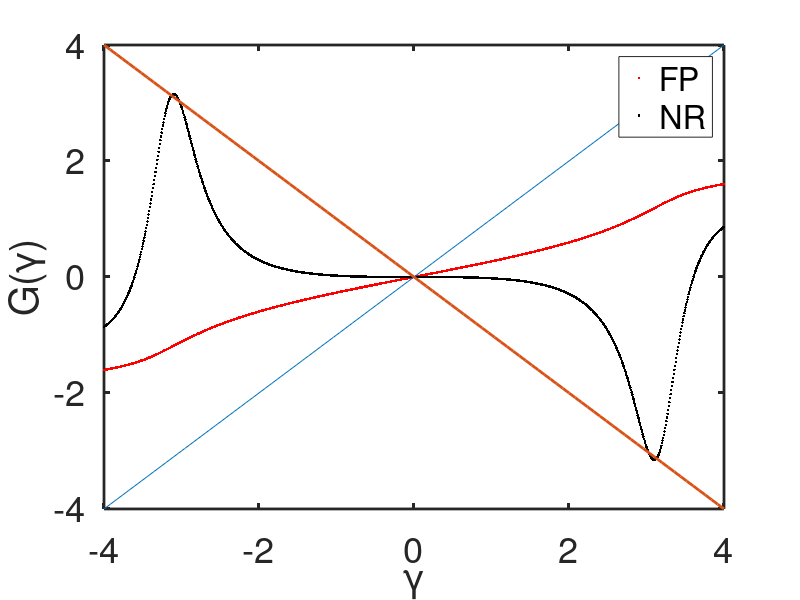

MATLAB code to generate this figure:
%% Experiment 13 - searching for a period doubling example
% As part of a series of counterexamples, I am searching for a period
% doubling bifurcation in the Newton-Raphson iterations of a nonlinear BVP
% using alternating Schwarz and Dirichlet BCs.

% So far no tested functions have displayed any kind of period doubling.
% These include: exponentials, logarithms, polynomials, power functions

%% Implementing test

% Problem parameters
% 2-cycles: 3.6
% 4-cycles: 3.72
% 8-cycles: 3.731
%    Chaos: 3.735
C = 1;  a = 2.45;
F = @(x) C * sin(a*x);
Fp= @(x) C*a*cos(a*x);
P = 1;

% Grid
nx = 1001;
a  =-0.2;
b  = 0.2;
x  = linspace(-1,1,nx)';
h  = x(2) - x(1);
dx = 1./h;
x1 = x(x<=b); b = x1(end);
x2 = x(x>=a); a = x2(1);
l1 = length(x1); l2 = length(x2);

% Diff. mat.
X1 = [ [x1(2:end) ; 0], x1, [0 ; x1(1:end-1)] ];
X2 = [ [x2(2:end) ; 0], x2, [0 ; x2(1:end-1)] ];

I1 = eye(l1);
D1 = ones(l1,1);
D1 = dx^2 * [ D1, -2*D1, D1 ];% - dx/2 * [ -D1, zeros(l1,1), D1 ].*X1;
D1 = spdiags(D1,[-1,0,1],l1,l1);% + spdiags(ones(l1,1),0,l1,l1);
I2 = eye(l2);
D2 = ones(l2,1);
D2 = dx^2 * [ D2, -2*D2, D2 ];% - dx/2 * [ -D2, zeros(l2,1), D2 ].*X2;
D2 = spdiags(D2,[-1,0,1],l2,l2);% + spdiags(ones(l2,1),0,l2,l2);

% BC parameters
a1 = 0; b1 = 1;
a2 = 0; b2 = 1;
c1 = 1; d1 = 1; BCb = [-c1*dx, d1, c1*dx];
c2 = 1; d2 =-1; BCa = [-c2*dx, d2, c2*dx];
BCL= 0;
BCR= 0;

% Jacobian BCs
J1BC = sparse([1,1,1,2,2,2],[1,2,3,l1-2,l1-1,l1],...
    [-3*a1/(2*h) + b1,4*a1/(2*h),-a1/(2*h),c1/(2*h),-4*c1/(2*h),3*c1/(2*h)+d1],2,l1);
J2BC = sparse([1,1,1,2,2,2],[1,2,3,l2-2,l2-1,l2],...
    [-3*c2/(2*h) + d2,4*c2/(2*h),-c2/(2*h),a2/(2*h),-4*a2/(2*h),3*a2/(2*h)+b2],2,l2);

% Initialization
k = 0;
tol = 1e-8;
itermax = P+1;
G = zeros(1,101);
Gp= G;
itersaveNewton = G;
itersaveReg = G;
L = 4;
testu2 = linspace(-L,L,1001);
% testu2 = linspace(-1.8,-1.4,1001);
% testu2=0.03;
nonlinsolves = 10;
for u2b0 = testu2
% u2b0 = 0;
    u2b    = u2b0;
    u2bold = u2b0;
    k      = k+1;
    error  = 1;
    iter   = 1;
    u1 = 0*ones(size(x1));
    u2 = 0*ones(size(x2));
    while error > tol && iter < itermax

        % Step 1: solve u in first domain
        for i = 1:nonlinsolves
            J1 = D1 - spdiags(Fp(u1),0,l1,l1);
            F1 = D1*u1 - F(u1);
            J1 = [J1BC(1,:);J1(2:end-1,:);J1BC(2,:)];
            F1(1) = J1BC(1,:)*u1 - BCL; F1(end) = J1BC(2,:)*u1 - u2b;
            u1 = u1 - J1 \ F1;
        end
        u1a= BCa * u1(abs(x1-a)<=h);
        
        % Step 2: solve u in second domain
        for i = 1:nonlinsolves
            J2 = D2 - spdiags(Fp(u2),0,l2,l2);
            F2 = D2*u2 - F(u2);
            J2 = [J2BC(1,:);J2(2:end-1,:);J2BC(2,:)];
            F2(1) = J2BC(1,:)*u2 - u1a; F2(end) = J2BC(2,:)*u2 - BCR;
            u2 = u2 - J2 \ F2;
        end
        u2b = BCb * u2(abs(x2-b)<=h);

        % Preconditioning with Newton
        % Step 3: solve g in first domain
        dF1= D1 - spdiags(Fp(u1),0,l1,l1);
        dF1= [J1BC(1,:);dF1(2:end-1,:);J1BC(2,:)];
        g1 = dF1 \ [ zeros(l1-1,1); 1];
        g1a= BCa * g1(abs(x1-a)<=h);

        % Step 4: solve g in second domain
        dF2= D2 - spdiags(Fp(u2),0,l2,l2);
        dF2= [J2BC(1,:);dF2(2:end-1,:);J2BC(2,:)];
        g2 = dF2 \ [ g1a; zeros(l2-1,1)];
        g2b= BCb * g2(abs(x2-b)<=h);

        % Step 5: update u2b
        u2b = u2bold - (u2b - u2bold)/(g2b - 1);
        
        if iter==P
            Gp(k) = u2b;
        end

        error = abs(u2b - u2bold);
        u2bold= u2b;
        iter  = iter+1;
        
    end
    
    if iter < itermax && error < tol
        itersaveNewton(k) = iter;
    else
        itersaveNewton(k) = NaN;
    end
        
end

k=0;
for u2b0 = testu2
% u2b0 = 0;
    u2b    = u2b0;
    u2bold = u2b0;
    k      = k+1;
    error  = 1;
    iter   = 1;
    u1 = 0*ones(size(x1));
    u2 = 0*ones(size(x2));
    while error > tol && iter < itermax

        % Step 1: solve u in first domain
        for i = 1:nonlinsolves
            J1 = D1 - spdiags(Fp(u1),0,l1,l1);
            F1 = D1*u1 - F(u1);
            J1 = [J1BC(1,:);J1(2:end-1,:);J1BC(2,:)];
            F1(1) = J1BC(1,:)*u1 - BCL; F1(end) = J1BC(2,:)*u1 - u2b;
            u1 = u1 - J1 \ F1;
        end
        u1a= BCa * u1(abs(x1-a)<=h);
        
        % Step 2: solve u in second domain
        for i = 1:nonlinsolves
            J2 = D2 - spdiags(Fp(u2),0,l2,l2);
            F2 = D2*u2 - F(u2);
            J2 = [J2BC(1,:);J2(2:end-1,:);J2BC(2,:)];
            F2(1) = J2BC(1,:)*u2 - u1a; F2(end) = J2BC(2,:)*u2 - BCR;
            u2 = u2 - J2 \ F2;
        end
        u2b = BCb * u2(abs(x2-b)<=h);
        
        if iter==1
            G(k) = u2b;
        end

        error = abs(u2b - u2bold);
        u2bold= u2b;
        iter  = iter+1;
        
    end
    
    if iter < itermax && error < tol
        itersaveReg(k) = iter;
    else
        itersaveReg(k) = NaN;
    end
        
end

yy = linspace(-L,L,101);
% C  = -10:1:10;
% yC = bsxfun(@times,C',sqrt(abs(yy))); yC = bsxfun(@plus,yy,yC);
% xC = bsxfun(@plus,C',yy);
% 
% figure(1)
% plot(testu2,G,'r',testu2,Gp,'b',yy,yC,'k',yy,xC,'k','linewidth',2)
% xlabel('\gamma')
% ylabel('G(\gamma)')
% legend('FP','NR')
% % axis([-L,L,-L,L])
% set(gca,'fontsize',26,'linewidth',2)

figure(2)
plot(testu2,G,'r.',testu2,Gp,'k.',yy,yy,yy,-yy,'linewidth',2)
xlabel('\gamma')
ylabel('G(\gamma)')
legend('FP','NR')
axis([-L,L,-L,L])
% axis([-1.8,-1.4,-1.8,-1.4])
set(gca,'fontsize',26,'linewidth',2)